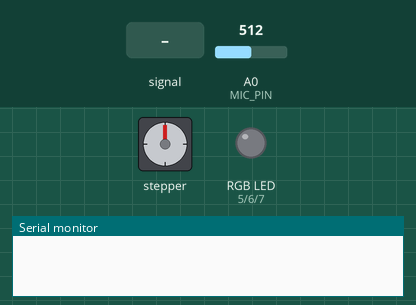
Bench run of a sketch on a simulated Arduino Uno, built with avr-gcc and run on an emulated ATmega328P. Parts: stepper motor, an RGB LED mixed from three pins (HIGH = lit), the last lines printed to the serial monitor. Wiring (inferred from the names in the program): stepper motor (2048 steps per turn assumed): coils pin 8, pin 9, pin 10, pin 11. Inputs (shaded band) come from the test bench; at power-on: A0 (MIC_PIN) = 512. Pins used as bus, display or sensor lines are not drawn.

Above: at 1.2 s.
1.3 s: A0 (MIC_PIN) fed a 200 Hz sine of ±81 counts around its level
At 4.2 s:
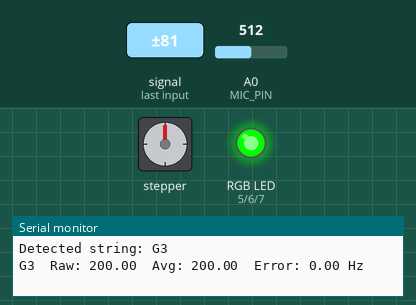
4.3 s: A0 (MIC_PIN) fed a 1000 Hz sine of ±255 counts around its level
At 6.3 s:
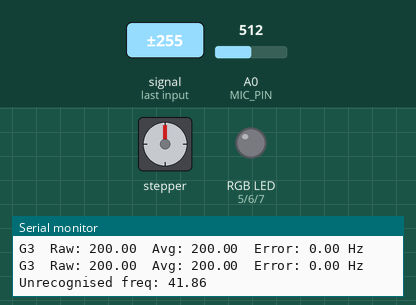
7.3 s: A0 (MIC_PIN) fed a 2 Hz sine of ±306 counts around its level
9.9 s: A0 (MIC_PIN) set to 716
At 10.9 s:
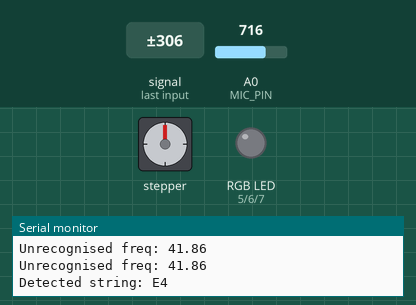
11.4 s: A0 (MIC_PIN) fed a 2 Hz sine of ±306 counts around its level
At 13.9 s:
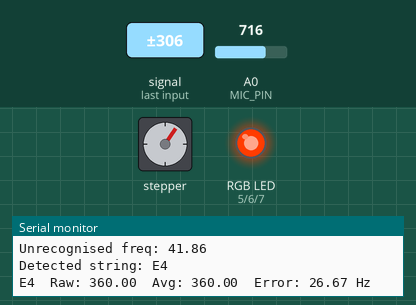
14.4 s: A0 (MIC_PIN) set to 900
At 16.5 s:
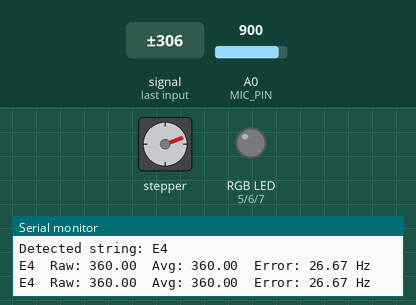
Timing chart, 0 to 17.5 s (numbered marks = the images above; inputs shaded):
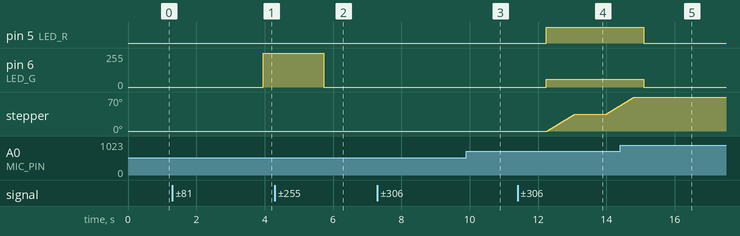

The sketch:

Tuner.ino
```cpp
// Stepper
const int STEPPER_PINS[] = {8, 9, 10, 11};
const int STEP_DELAY_US        = 4166;
const int SHARP_DIR            = 1;
const int STEPS_PER_CORRECTION = 200;

// Microphone
const int MIC_PIN     = A0;
const int SAMPLE_RATE = 9000;
const int BUFFER_SIZE = 512;
int samples[BUFFER_SIZE];
const int ATTACK_SKIP = 1800;

// RGB LED
const int LED_R = 5;
const int LED_G = 6;
const int LED_B = 7;

// Noise gate
const long NOISE_FLOOR_RMS2 = 500;

// Frequency averaging
const int AVG_SIZE = 6;
float freqHistory[AVG_SIZE];
int   avgIndex    = 0;
int   avgCount    = 0;

// New frequency detected
void pushFreq(float f) {
  freqHistory[avgIndex] = f;
  avgIndex = (avgIndex + 1) % AVG_SIZE;
  if (avgCount < AVG_SIZE) avgCount++;
}

// Returns the average of whatever is currently in the history buffer
float avgFreq() {
  float sum = 0;
  for (int i = 0; i < avgCount; i++) sum += freqHistory[i];
  return sum / avgCount;
}

// Reset when a new string is identified
void resetAvg() {
  avgCount = 0;
  avgIndex = 0;
}

// String table
struct GuitarString {
  const char* name;
  float       freq;
};

const GuitarString STRINGS[] = {
  { "E2", 84.11  },
  { "A2", 111.11 },
  { "D3", 147.54 },
  { "G3", 200.00 },
  { "B3", 250.00 },
  { "E4", 333.33 },
};
const int NUM_STRINGS = 6;

// Track which string was identified last loop
int lastDetected = -1;
const float TUNE_TOLERANCE = 0.5;

void setup() {
  Serial.begin(9600);
  for (int i = 0; i < 4; i++) pinMode(STEPPER_PINS[i], OUTPUT);
  pinMode(LED_R, OUTPUT);
  pinMode(LED_G, OUTPUT);
  pinMode(LED_B, OUTPUT);
  setLED(0, 0, 0);
}

// LED helper
void setLED(int r, int g, int b) {
  analogWrite(LED_R, r);
  analogWrite(LED_G, g);
  analogWrite(LED_B, b);
}

// Stepper helpers
void stepMotor(int dir) {
  static const int sequence[4][4] = {
    {1, 1, 0, 0},
    {0, 1, 1, 0},
    {0, 0, 1, 1},
    {1, 0, 0, 1}
  };
  static int currentStep = 0;
  currentStep = (currentStep + dir + 4) % 4;
  for (int j = 0; j < 4; j++)
    digitalWrite(STEPPER_PINS[j], sequence[currentStep][j]);
  delayMicroseconds(STEP_DELAY_US);
  for (int j = 0; j < 4; j++) digitalWrite(STEPPER_PINS[j], LOW);
}


void turnSteps(int numSteps, int dir) {
  for (int i = 0; i < numSteps; i++) stepMotor(dir);
}

// Sampling
void collectSamples() {
  unsigned long nextSample = micros();
  for (int i = 0; i < ATTACK_SKIP; i++) {
    while (micros() < nextSample);
    analogRead(MIC_PIN);
    nextSample += 1000000UL / SAMPLE_RATE;
  }
  for (int i = 0; i < BUFFER_SIZE; i++) {
    while (micros() < nextSample);
    samples[i] = analogRead(MIC_PIN);
    nextSample += 1000000UL / SAMPLE_RATE;
  }
}

// Pitch detection
float detectPitch() {
  long sum = 0;
  for (int i = 0; i < BUFFER_SIZE; i++) sum += samples[i];
  int dcOffset = sum / BUFFER_SIZE;
  for (int i = 0; i < BUFFER_SIZE; i++) samples[i] -= dcOffset;

  long power = 0;
  for (int i = 0; i < BUFFER_SIZE; i++) power += (long)samples[i] * samples[i];
  if (power / BUFFER_SIZE < NOISE_FLOOR_RMS2) return -1;

  int minLag = SAMPLE_RATE / 360;
  int maxLag = SAMPLE_RATE / 40;
  if (maxLag > BUFFER_SIZE / 2) maxLag = BUFFER_SIZE / 2;

  long r0 = 0;
  for (int i = 0; i < BUFFER_SIZE - maxLag; i++)
    r0 += (long)samples[i] * samples[i];

  long bestMerit = -1;
  int  bestLag   = -1;

  for (int lag = minLag; lag <= maxLag; lag++) {
    long corr = 0;
    for (int i = 0; i < BUFFER_SIZE - lag; i++)
      corr += (long)samples[i] * samples[i + lag];

    long r_lag = 0;
    for (int i = lag; i < BUFFER_SIZE; i++)
      r_lag += (long)samples[i] * samples[i];

    long denom = (r0 + r_lag) / 2;
    long merit = (denom > 0) ? (corr * 1000L) / denom : 0;

    if (merit > bestMerit) {
      bestMerit = merit;
      bestLag   = lag;
    }
  }

  if (bestLag < 0) return -1;

  int halfLag = bestLag / 2;
  if (halfLag >= minLag) {
    long halfCorr = 0;
    for (int i = 0; i < BUFFER_SIZE - halfLag; i++)
      halfCorr += (long)samples[i] * samples[i + halfLag];

    long halfR_lag = 0;
    for (int i = halfLag; i < BUFFER_SIZE; i++)
      halfR_lag += (long)samples[i] * samples[i];

    long halfDenom = (r0 + halfR_lag) / 2;
    long halfMerit = (halfDenom > 0) ? (halfCorr * 1000L) / halfDenom : 0;

    if (halfMerit >= (bestMerit * 85) / 100)
      bestLag = halfLag;
  }
  return (float)SAMPLE_RATE / bestLag;
}

// String identification
int identifyString(float freq) {
  int   bestIdx  = -1;
  float bestDiff = 1e9;
  for (int i = 0; i < NUM_STRINGS; i++) {
    float diff = abs(freq - STRINGS[i].freq);
    if (diff < STRINGS[i].freq * 0.35 && diff < bestDiff) {
      bestDiff = diff;
      bestIdx  = i;
    }
  }
  return bestIdx;
}

void loop() {
  collectSamples();
  float freq = detectPitch();

  if (freq < 0) {
    setLED(0, 0, 0);
    return;
  }

  int detected = identifyString(freq);
  if (detected < 0) {
    Serial.print("Unrecognised freq: ");
    Serial.println(freq);
    setLED(0, 0, 0);
    return;
  }
  if (detected != lastDetected) {
    resetAvg();
    lastDetected = detected;
    Serial.print("Detected string: ");
    Serial.println(STRINGS[detected].name);
  }

  pushFreq(freq);
  if (avgCount < 3) {
    setLED(0, 0, 0);
    return;
  }

  float smoothedFreq = avgFreq();
  float target       = STRINGS[detected].freq;
  float error        = smoothedFreq - target;

  Serial.print(STRINGS[detected].name);
  Serial.print("  Raw: ");    Serial.print(freq);
  Serial.print("  Avg: ");    Serial.print(smoothedFreq);
  Serial.print("  Error: ");  Serial.print(error);
  Serial.println(" Hz");

  if (abs(error) <= TUNE_TOLERANCE) {
    setLED(0, 255, 0);
    return;
  }

  if (error < 0) {
    setLED(255, 180, 0);   // flat = yellow
  } else {
    setLED(255, 60, 0);    // sharp = orange
  }

  int dir = (error < 0) ? -SHARP_DIR : SHARP_DIR;
  turnSteps(STEPS_PER_CORRECTION, dir);
}
```

Measured:
- after the input at 1.3 s, pin 6 (LED_G): 0/255 → 255/255 after 2.7 s
- after the input at 4.3 s, pin 6 (LED_G): 255/255 → 0/255 after 1.4 s
- after the input at 9.9 s, pin 5 (LED_R): stays LOW (without the input it goes to HIGH after 1.1 s); pin 6 (LED_G): stays 0/255 (without the input it goes to 60/255 after 1.1 s); stepper: stops changing and stays 0°
- after the input at 11.4 s, pin 5 (LED_R): LOW → HIGH after 0.84 s; pin 6 (LED_G): 0/255 → 60/255 after 0.84 s; stepper: turns 35° clockwise in 0.82 s, then 17° clockwise in 0.38 s
- after the input at 14.4 s, pin 5 (LED_R): HIGH → LOW after 0.69 s; pin 6 (LED_G): 60/255 → 0/255 after 0.69 s; stepper: goes on until 14.8 s, then stays 70°
